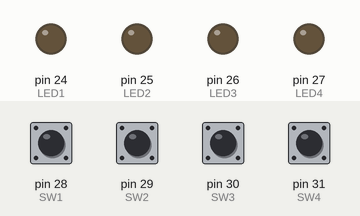
This sketch was run on a simulated Arduino Mega 2560, built with avr-gcc and run on an emulated ATmega2560. On the bench: output pins drawn as LEDs (lit = HIGH). The inputs (shaded band) are chosen by the test bench; at power-on: pin 28 (SW1), pin 29 (SW2), pin 30 (SW3), pin 31 (SW4) LOW.

Above: at 1.2 s.
1.3 s: pin 28 (SW1) pulled HIGH for 0.15 s
At 1.37 s:
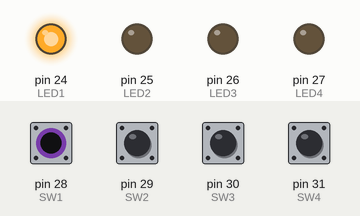
2.9 s: pin 29 (SW2) pulled HIGH for 0.15 s
At 2.97 s:
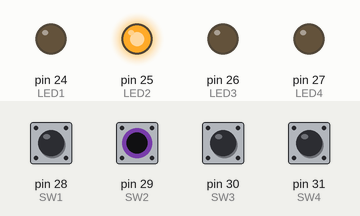
4.5 s: pin 30 (SW3) pulled HIGH for 0.15 s
At 4.57 s:
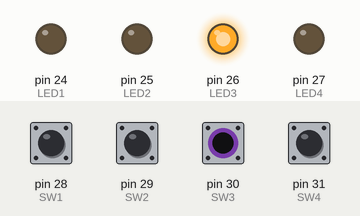
6.1 s: pin 31 (SW4) pulled HIGH for 0.15 s
At 6.17 s:
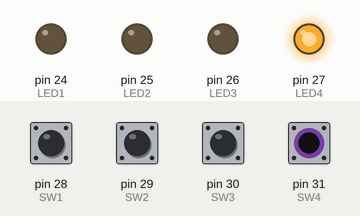
7.7 s: pin 28 (SW1) driven HIGH and pin 29 (SW2) driven HIGH
At 8.7 s:
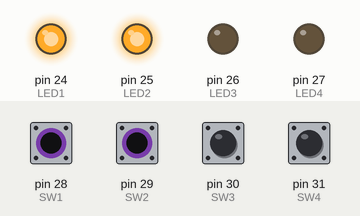
9.2 s: pin 30 (SW3) pulled HIGH for 1 s
At 9.8 s:
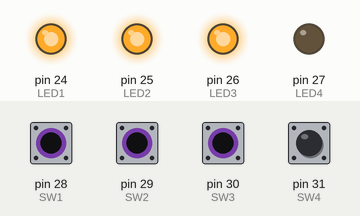
Timing chart, 0 to 12.2 s (numbered marks = the images above; inputs shaded):
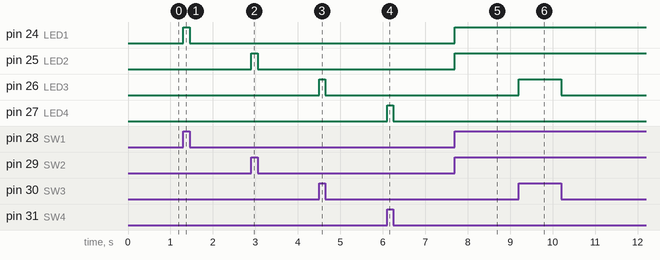

Measured:
- after the input at 1.3 s, pin 24 (LED1): LOW → HIGH at once, → LOW 0.15 s later
- after the input at 2.9 s, pin 25 (LED2): LOW → HIGH at once, → LOW 0.15 s later
- after the input at 4.5 s, pin 26 (LED3): LOW → HIGH at once, → LOW 0.15 s later
- after the input at 6.1 s, pin 27 (LED4): LOW → HIGH at once, → LOW 0.15 s later
- after the input at 7.7 s, pin 24 (LED1), pin 25 (LED2): LOW → HIGH at once
- after the input at 9.2 s, pin 26 (LED3): LOW → HIGH at once, → LOW 1.0 s later

The sketch:

SW_Test.ino
```cpp
const int LED1 = 24;
const int LED2 = 25;
const int LED3 = 26;
const int LED4 = 27;

const int SW1 = 28;
const int SW2 = 29;
const int SW3 = 30;
const int SW4 = 31;

void setup() {
  pinMode(LED1, OUTPUT);
  pinMode(LED2, OUTPUT);
  pinMode(LED3, OUTPUT);
  pinMode(LED4, OUTPUT);

  pinMode(SW1, INPUT);
  pinMode(SW2, INPUT);
  pinMode(SW3, INPUT);
  pinMode(SW4, INPUT);
}

void loop() {
 if(digitalRead(SW1) == HIGH)
   digitalWrite(LED1, HIGH);
 else
   digitalWrite(LED1, LOW); // LED1

 if(digitalRead(SW2) == HIGH)
   digitalWrite(LED2, HIGH);
 else
   digitalWrite(LED2, LOW); // LED2

 if(digitalRead(SW3) == HIGH)
   digitalWrite(LED3, HIGH);
 else
   digitalWrite(LED3, LOW); // LED3

 if(digitalRead(SW4) == HIGH)
   digitalWrite(LED4, HIGH);
 else
   digitalWrite(LED4, LOW); //LED4
}
```
